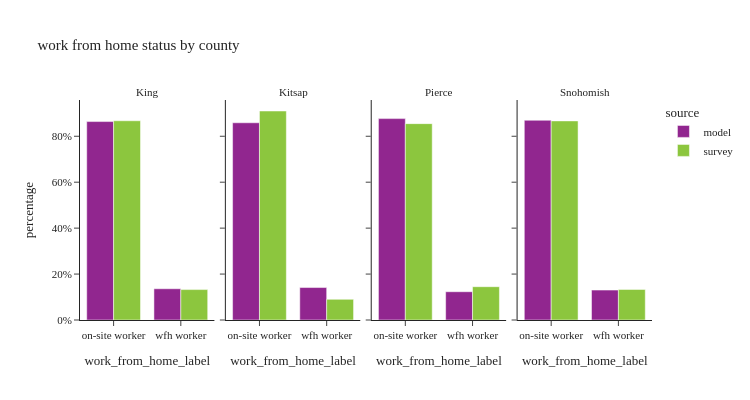

Source (notebook cell):
### Code cell
util.plot_share_facetbar(per_data, 'person_weight', share_col="work_from_home_label", title="work from home status by county", 
                            facet_col="county_label", facet_col_wrap=4, height=400, orientation='v')

### Figure 1 — Plotly figure (JSON) as saved in the notebook; plotly's stock layout.template omitted (floating-point values rounded to 4 significant figures)
{"data": [{"alignmentgroup": "True", "customdata": [[1102137], [173504]], "hovertemplate": "source=model<br>county_label=King<br>work_from_home_label=%{x}<br>percentage=%{y}<br>sample_size=%{customdata[0]}<extra></extra>", "legendgroup": "model", "marker": {"color": "#91268F", "pattern": {"shape": ""}}, "name": "model", "offsetgroup": "model", "orientation": "v", "showlegend": true, "textposition": "auto", "type": "bar", "x": ["on-site worker", "wfh worker"], "xaxis": "x", "y": [0.864, 0.136], "yaxis": "y"}, {"alignmentgroup": "True", "customdata": [[105481], [17359]], "hovertemplate": "source=model<br>county_label=Kitsap<br>work_from_home_label=%{x}<br>percentage=%{y}<br>sample_size=%{customdata[0]}<extra></extra>", "legendgroup": "model", "marker": {"color": "#91268F", "pattern": {"shape": ""}}, "name": "model", "offsetgroup": "model", "orientation": "v", "showlegend": false, "textposition": "auto", "type": "bar", "x": ["on-site worker", "wfh worker"], "xaxis": "x2", "y": [0.8587, 0.1413], "yaxis": "y2"}, {"alignmentgroup": "True", "customdata": [[390267], [54811]], "hovertemplate": "source=model<br>county_label=Pierce<br>work_from_home_label=%{x}<br>percentage=%{y}<br>sample_size=%{customdata[0]}<extra></extra>", "legendgroup": "model", "marker": {"color": "#91268F", "pattern": {"shape": ""}}, "name": "model", "offsetgroup": "model", "orientation": "v", "showlegend": false, "textposition": "auto", "type": "bar", "x": ["on-site worker", "wfh worker"], "xaxis": "x3", "y": [0.8769, 0.1231], "yaxis": "y3"}, {"alignmentgroup": "True", "customdata": [[380220], [56955]], "hovertemplate": "source=model<br>county_label=Snohomish<br>work_from_home_label=%{x}<br>percentage=%{y}<br>sample_size=%{customdata[0]}<extra></extra>", "legendgroup": "model", "marker": {"color": "#91268F", "pattern": {"shape": ""}}, "name": "model", "offsetgroup": "model", "orientation": "v", "showlegend": false, "textposition": "auto", "type": "bar", "x": ["on-site worker", "wfh worker"], "xaxis": "x4", "y": [0.8697, 0.1303], "yaxis": "y4"}, {"alignmentgroup": "True", "customdata": [[2541], [625]], "hovertemplate": "source=survey<br>county_label=King<br>work_from_home_label=%{x}<br>percentage=%{y}<br>sample_size=%{customdata[0]}<extra></extra>", "legendgroup": "survey", "marker": {"color": "#8CC63E", "pattern": {"shape": ""}}, "name": "survey", "offsetgroup": "survey", "orientation": "v", "showlegend": true, "textposition": "auto", "type": "bar", "x": ["on-site worker", "wfh worker"], "xaxis": "x", "y": [0.8675, 0.1325], "yaxis": "y"}, {"alignmentgroup": "True", "customdata": [[161], [42]], "hovertemplate": "source=survey<br>county_label=Kitsap<br>work_from_home_label=%{x}<br>percentage=%{y}<br>sample_size=%{customdata[0]}<extra></extra>", "legendgroup": "survey", "marker": {"color": "#8CC63E", "pattern": {"shape": ""}}, "name": "survey", "offsetgroup": "survey", "orientation": "v", "showlegend": false, "textposition": "auto", "type": "bar", "x": ["on-site worker", "wfh worker"], "xaxis": "x2", "y": [0.91, 0.09001], "yaxis": "y2"}, {"alignmentgroup": "True", "customdata": [[340], [64]], "hovertemplate": "source=survey<br>county_label=Pierce<br>work_from_home_label=%{x}<br>percentage=%{y}<br>sample_size=%{customdata[0]}<extra></extra>", "legendgroup": "survey", "marker": {"color": "#8CC63E", "pattern": {"shape": ""}}, "name": "survey", "offsetgroup": "survey", "orientation": "v", "showlegend": false, "textposition": "auto", "type": "bar", "x": ["on-site worker", "wfh worker"], "xaxis": "x3", "y": [0.855, 0.145], "yaxis": "y3"}, {"alignmentgroup": "True", "customdata": [[378], [93]], "hovertemplate": "source=survey<br>county_label=Snohomish<br>work_from_home_label=%{x}<br>percentage=%{y}<br>sample_size=%{customdata[0]}<extra></extra>", "legendgroup": "survey", "marker": {"color": "#8CC63E", "pattern": {"shape": ""}}, "name": "survey", "offsetgroup": "survey", "orientation": "v", "showlegend": false, "textposition": "auto", "type": "bar", "x": ["on-site worker", "wfh worker"], "xaxis": "x4", "y": [0.8669, 0.1331], "yaxis": "y4"}], "layout": {"annotations": [{"font": {}, "showarrow": false, "text": "King", "x": 0.1175, "xanchor": "center", "xref": "paper", "y": 1.0, "yanchor": "bottom", "yref": "paper"}, {"font": {}, "showarrow": false, "text": "Kitsap", "x": 0.3725, "xanchor": "center", "xref": "paper", "y": 1.0, "yanchor": "bottom", "yref": "paper"}, {"font": {}, "showarrow": false, "text": "Pierce", "x": 0.6275, "xanchor": "center", "xref": "paper", "y": 1.0, "yanchor": "bottom", "yref": "paper"}, {"font": {}, "showarrow": false, "text": "Snohomish", "x": 0.8825, "xanchor": "center", "xref": "paper", "y": 1.0, "yanchor": "bottom", "yref": "paper"}], "barmode": "group", "height": 400, "legend": {"title": {"text": "source"}, "tracegroupgap": 0}, "title": {"text": "work from home status by county"}, "width": 750, "xaxis": {"anchor": "y", "domain": [0.0, 0.235], "title": {"text": "work_from_home_label"}}, "xaxis2": {"anchor": "y2", "domain": [0.255, 0.49], "matches": "x", "title": {"text": "work_from_home_label"}}, "xaxis3": {"anchor": "y3", "domain": [0.51, 0.745], "matches": "x", "title": {"text": "work_from_home_label"}}, "xaxis4": {"anchor": "y4", "domain": [0.765, 1.0], "matches": "x", "title": {"text": "work_from_home_label"}}, "yaxis": {"anchor": "x", "domain": [0.0, 1.0], "tickformat": ".0%", "title": {"text": "percentage"}}, "yaxis2": {"anchor": "x2", "domain": [0.0, 1.0], "matches": "y", "showticklabels": false, "tickformat": ".0%"}, "yaxis3": {"anchor": "x3", "domain": [0.0, 1.0], "matches": "y", "showticklabels": false, "tickformat": ".0%"}, "yaxis4": {"anchor": "x4", "domain": [0.0, 1.0], "matches": "y", "showticklabels": false, "tickformat": ".0%"}}}
